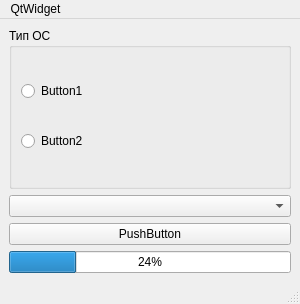
<?xml version="1.0" encoding="UTF-8"?>
<ui version="4.0">
 <class>MainWindow</class>
 <widget class="QMainWindow" name="MainWindow">
  <property name="geometry">
   <rect>
    <x>0</x>
    <y>0</y>
    <width>300</width>
    <height>304</height>
   </rect>
  </property>
  <property name="windowTitle">
   <string>MainWindow</string>
  </property>
  <widget class="QWidget" name="centralwidget">
   <layout class="QGridLayout" name="gridLayout">
    <item row="4" column="0">
     <widget class="QProgressBar" name="progressBar">
      <property name="value">
       <number>24</number>
      </property>
     </widget>
    </item>
    <item row="1" column="0">
     <widget class="QComboBox" name="comboBox"/>
    </item>
    <item row="2" column="0">
     <widget class="QPushButton" name="pushButton">
      <property name="text">
       <string>PushButton</string>
      </property>
     </widget>
    </item>
    <item row="0" column="0">
     <widget class="QGroupBox" name="groupBox">
      <property name="title">
       <string>Тип ОС</string>
      </property>
      <layout class="QVBoxLayout" name="verticalLayout">
       <item>
        <widget class="QRadioButton" name="radioButton">
         <property name="text">
          <string>Button1</string>
         </property>
        </widget>
       </item>
       <item>
        <widget class="QRadioButton" name="radioButton_2">
         <property name="text">
          <string>Button2</string>
         </property>
        </widget>
       </item>
      </layout>
     </widget>
    </item>
   </layout>
  </widget>
  <widget class="QMenuBar" name="menubar">
   <property name="geometry">
    <rect>
     <x>0</x>
     <y>0</y>
     <width>300</width>
     <height>23</height>
    </rect>
   </property>
   <widget class="QMenu" name="menuQtWidget">
    <property name="title">
     <string>QtWidget</string>
    </property>
   </widget>
   <addaction name="menuQtWidget"/>
  </widget>
  <widget class="QStatusBar" name="statusbar"/>
 </widget>
 <resources/>
 <connections/>
</ui>
